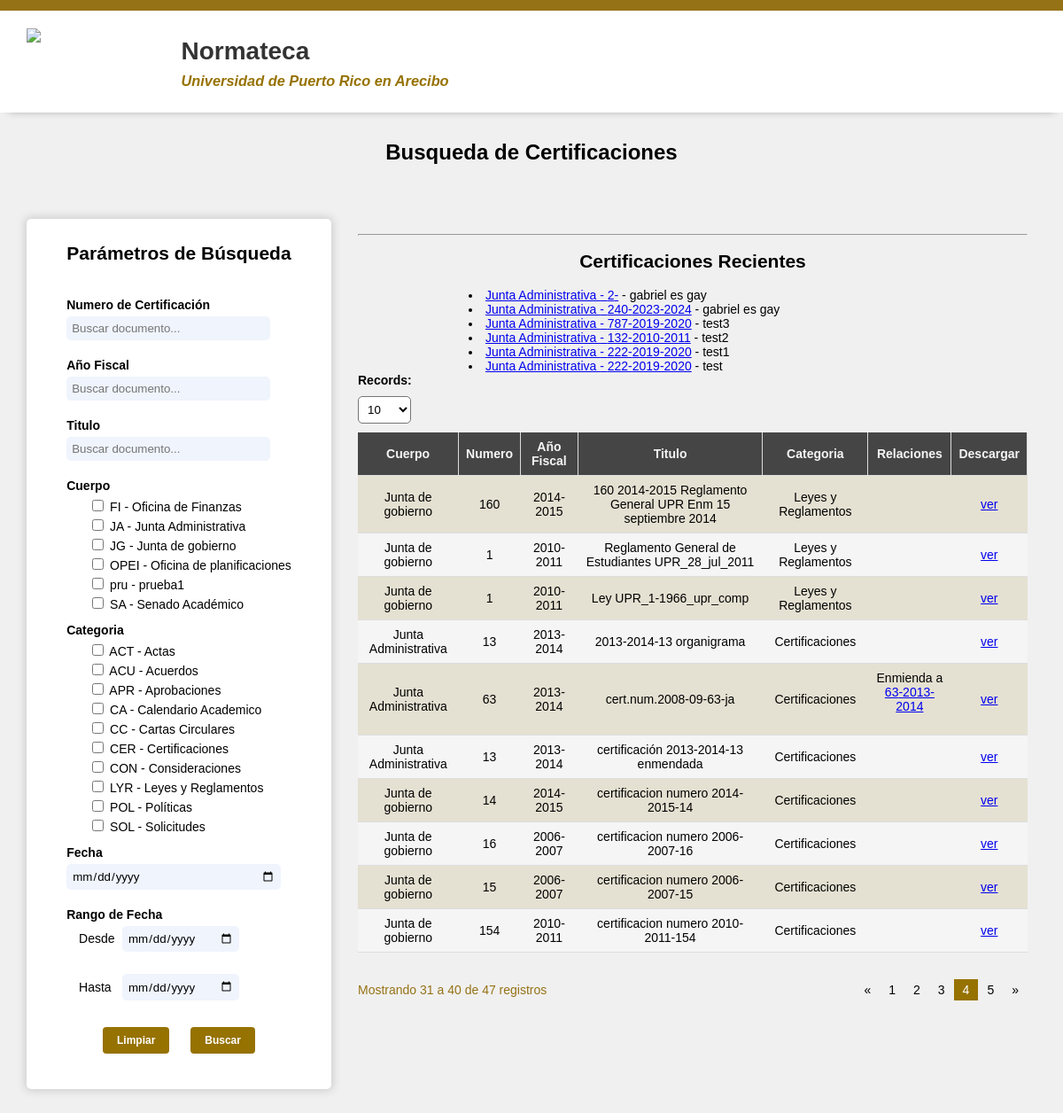
The app's page /views/search.php?pagina=4 with its own data.
### tables this page shows
CREATE TABLE `cuerpos` (
  `Cuerpo_abbr` varchar(4) NOT NULL,
  `Cuerpo_name` varchar(50) NOT NULL
);

CREATE TABLE `categories` (
  `Category_abbr` varchar(3) NOT NULL,
  `Category_name` varchar(25) NOT NULL,
  `Cuerpo` varchar(4) NOT NULL
);

CREATE TABLE `documentos` (
  `Document_id` int(5) NOT NULL,
  `Document_title` varchar(100) NOT NULL,
  `Cuerpo_abbr` varchar(4) NOT NULL,
  `Category_abbr` varchar(3) NOT NULL,
  `Certification_number` varchar(3) NOT NULL,
  `Fiscal_year` varchar(20) NOT NULL,
  `Document_lenguaje` varchar(3) NOT NULL,
  `Document_path` varchar(200) NOT NULL,
  `Date_created` timestamp NOT NULL DEFAULT current_timestamp() ON UPDATE current_timestamp(),
  `Document_state` tinyint(1) NOT NULL
);

### controllers/frontend/frontController.php (called while the page is built, shortened)
<?php
    include_once("../models/front/frontModel.php");
    function doc(){
        $model = new frontModel("localhost", "normateca", "root", "");
        $model->start_connection();
        $certificationNumber = $_SESSION['certificationNumber'];
        $fiscalYear = $_SESSION['fiscalYear'];
        $keyword = $_SESSION['keyword'];
        $documentTitle = $_SESSION['documentTitle'];
        $categoria = $_SESSION['categoria'];
        $cuerpo = $_SESSION['cuerpo'];
        $date_created = $_SESSION['dateCreated'];
        $desde = $_SESSION['desde'];
        $hasta = $_SESSION['hasta'];
        $paginaActual = $_SESSION['paginaActual'];
        $registros = $_SESSION['registros'];
        $inicio = ($paginaActual - 1) * $registros;
        $result = $model->get_documentos($certificationNumber, $fiscalYear, $keyword, $documentTitle,$cuerpo,$categoria,$date_created,$desde,$hasta,$paginaActual,$registros,$inicio);
        if ($result->num_rows > 0) {
            while ($row = $result->fetch_assoc()) {
                $ammended = $model->enmienda_documents($row['Document_id']);
            }
        } else {
            $cuerpos = array();
        }
        $result = $model->getCategorias();
        $result = $model->getCuerpos();
        $result = $model->recientes();
    }
?>

### models/front/frontModel.php (called while the page is built, shortened)
<?php
include_once("../db/db_info.php");
class frontModel extends DB
{
    public function get_documentos($certificationNumber, $fiscalYear, $keyword, $documentTitle,$cuerpo,$categoria,$date_created,$desde,$hasta,$paginaActual,$registros,$inicio){
        $query = "SELECT documentos.Document_id, documentos.Document_title, documentos.Fiscal_year, documentos.Certification_number, documentos.Document_path,
        cuerpos.Cuerpo_name, categories.Category_name
        FROM documentos
        JOIN cuerpos ON documentos.Cuerpo_abbr = cuerpos.Cuerpo_abbr
        JOIN categories ON documentos.Category_abbr = categories.Category_abbr
        WHERE  documentos.Document_state = 1";
        if ($inicio != '' AND $registros != '') {
            $query .= " LIMIT $inicio, $registros";
        }
        return $this->run_query($query);
    }
    public function recientes(){
        $query = "SELECT documentos.Document_title, documentos.Fiscal_year, documentos.Certification_number, cuerpos.Cuerpo_name, documentos.Document_path
        FROM documentos
        join cuerpos on documentos.Cuerpo_abbr = cuerpos.Cuerpo_abbr
        ORDER BY documentos.Document_id DESC
        LIMIT 6";
        return $this->run_query($query);
    }
    public function getCategorias(){
        $query = "SELECT categories.Category_abbr, categories.Category_name, cuerpos.Cuerpo_name, cuerpos.Cuerpo_abbr
        FROM categories
        JOIN cuerpos ON categories.Cuerpo = cuerpos.Cuerpo_abbr";
        return $this->run_query($query);
    }
    public function getCuerpos(){
        $query = "SELECT * FROM cuerpos";
        return $this->run_query($query);
    }
    public function enmienda_documents($documentId){
        $query = "SELECT documentos.Certification_number, documentos.Fiscal_year, documentos.Document_path
              FROM `enmienda`
              JOIN `documentos` ON `enmienda`.`Document_id` = `documentos`.`Document_id`
              WHERE `documentos`.`Document_id` = $documentId";
        return $this->run_query($query);
    }
}

### db/db_info.php (called while the page is built, shortened)
<?php
class DB
{
    private $servername;
    private $dbname;
    private $username;
    private $password;
    public $connection;
    public function __construct($servername, $dbname, $username, $password)
    {
        $this->servername = $servername;
        $this->dbname = $dbname;
        $this->username = $username;
        $this->password = $password;
    }
    public function start_connection()
    {
        $this->connection = new mysqli($this->servername, $this->username, $this->password, $this->dbname);
    }
    public function run_query($query)
    {
        return mysqli_query($this->connection, $query);
    }
}

### views/search.php (the view, shortened to what this page needs)
<?php
  include_once("../controllers/frontend/frontController.php");
  doc();
?>
<!DOCTYPE html>
<html>
  <head>
    <link rel="stylesheet" href="../assets/css/main.css" />
  </head>
  <body>
    <header>
      <img src="../assets/images/arecibo.png" />
      <div>
        <h1>Normateca</h1>
        <h3><i> Universidad de Puerto Rico en Arecibo </i></h3>
      </div>
    </header>
    <div class="titulo">
      <h2>Busqueda de Certificaciones</h2>
    </div>
    <main>
      <section>
        <div class="firstBox">
          <div>
            <h2>Parámetros de Búsqueda</h2>
            <form class="search" action="search.php" method="POST">
              <label for="certification_number">Numero de Certificación</label>
              <input type="search" id="certification_number" name="certification_number" placeholder="Buscar documento..." />
              <label for="Fiscal_year">Año Fiscal</label>
              <input type="search" id="Fiscal_year" name="Fiscal_year" placeholder="Buscar documento..." />
              <label for="Document_title">Titulo</label>
              <input type="search" id="Document_title" name="Document_title" placeholder="Buscar documento..." />
              <label>Cuerpo</label>
              <div class="filters">
                  <?php
                    if (isset($_SESSION['corps']) && !empty($_SESSION['corps'])) {
                        foreach ($_SESSION['corps'] as $corp) {
                            $checked = (isset($_POST['cuerpo']) && in_array($corp['corp_abbr'], $_POST['cuerpo'])) ? 'checked' : '';
                            echo '<input type="checkbox" id="' . $corp['corp_abbr'] . '" name="cuerpo[]" value="' . $corp['corp_abbr'] . '" ' . $checked . ' />';
                            echo '<label for="' . $corp['corp_abbr'] . '"> ' . $corp['corp_abbr'] . ' - ' . $corp['corp_name'] . ' </label><br />';
                        }
                    }else{
                      echo '<p>No hay cuerpos disponibles</p>';
                    }
                  ?>
              </div>
              <label>Categoria</label>
              <div class="filters">
                  <?php
                    if (isset($_SESSION['cats']) && !empty($_SESSION['cats'])) {
                        foreach ($_SESSION['cats'] as $cat) {
                            echo '<input type="checkbox" id="' . $cat['cat_abbr'] . '" name="categoria[]" value="' . $cat['cat_abbr'] . '" />';
                            echo '<label for="' . $cat['cat_abbr'] . '"> ' . $cat['cat_abbr'] . ' - ' . $cat['cat_name'] . '</label><br />';
                        }
                    }else{
                      echo '<p>No hay cuerpos disponibles</p>';
                    }
                  ?>
              </div>
              <label for="Date_created">Fecha</label>
              <input type="date" id="Date_created" name="Date_created" placeholder="Buscar documento..." />
              <label>Rango de Fecha</label>
              <div class="dates">
                <label for="desde">Desde</label>
                <input type="date" id="desde" name="desde" placeholder="Buscar documento..." />
                <br /><label for="hasta">Hasta</label>
                <input type="date" id="hasta" name="hasta" placeholder="Buscar documento..." />
              </div>
              <button type="button" onclick="Formulariolimpiar()">Limpiar</button>
              <button type="submit">Buscar</button>
            </form>
          </div>
        </div>
             <div class="lastBox">
               <div>
                <hr>
                 <h2>Certificaciones Recientes</h2>
                 <div class="recents">
                   <div class="JA">
                    <?php
                      if (isset($_SESSION['recientes']) && !empty($_SESSION['recientes'])) {
                        foreach ($_SESSION['recientes'] as $rec) {
                          echo '<tr>';
                          echo '<li><a href="'.$rec['path'].'" target="_blank">'.$rec['cuerpo'].' - '.$rec['number'].'-'.$rec['fiscal'].'</a> - '.$rec['title'].'</li>';
                          echo '</tr>';
                        }
                      }else{
                        echo '<p>No hay documentos disponibles</p>';
                      }
                    ?>
                   </div>
                 </div>
               </div>
               <div class="results">
                 <label for="records">Records:</label>
                 <form id="myForm" method="post" action="search.php">
                    <select id="records" name="records" onchange="updateRecords()">
                      <option value="10" <?php if ($_SESSION['registros'] == 10) echo 'selected'; ?>>10</option>
                    </select>
                  </form>
                  <table>
                    <thead>
                      <tr>
                        <th>Cuerpo</th>
                        <th>Numero</th>
                        <th>Año Fiscal</th>
                        <th>Titulo</th>
                        <th>Categoria</th>
                        <th>Relaciones</th>
                        <th>Descargar</th>
                      </tr>
                    </thead>
                    <tbody>
                    <?php
                      if (empty($_SESSION['doc'])) {
                        echo '<tr><td colspan="7">No documents available</td></tr>';
                      }else{
                        foreach ($_SESSION['doc'] as $doc) {
                          echo '<tr>';
                          echo '<td>'.$doc['cuerpo'].'</td>';
                          echo '<td>'.$doc['certi'].'</td>';
                          echo '<td>'.$doc['fiscal'].'</td>';
                          echo '<td>'.$doc['title'].'</td>';
                          echo '<td>'.$doc['categoria'].'</td>';
                          echo'<td>';
                          if (isset($doc['ammended']) && $doc['ammended'] != null) {
                            echo 'Enmienda a <br>';
                              foreach ($doc['ammended'] as $ammended_doc) {
                                  echo '<a class="black" href="' . $ammended_doc['Document_path'] . '" target="_blank">' . $ammended_doc['Certification_number'] . '-' . $ammended_doc['Fiscal_year'] . '</a><br>';
                              }
                              echo '<br>';
                          }
                          echo '</td>';
                          echo '<td><a href="' . $doc['path'] . '" target="_blank">ver</a></td>';
                        }
                      }
                    ?>
                    </tbody>
                  </table>
                  <?php
                    function generarPaginacion($current_page, $totalPaginas) {
                        $html = '';
                        if ($totalPaginas > 1) {
                            $html .= '<div class="pagination">';
                            if ($current_page > 1) {
                                $html .= '<a href="?pagina=1">&laquo;</a>';
                            }
                            $range = 3;
                            $start = max(1, $current_page - $range);
                            $end = min($totalPaginas, $current_page + $range);
                            for ($i = $start; $i <= $end; $i++) {
                                $class = ($i == $current_page) ? 'active' : '';
                                $html .= '<a href="?pagina=' . $i . '" class="' . $class . '">' . $i . '</a>';
                            }
                            if ($current_page < $totalPaginas) {
                                $html .= '<a href="?pagina=' . $totalPaginas . '">&raquo;</a>';
                            }
                            $html .= '</div>';
                        }
                        return $html;
                    }
                    $current_page = isset($_GET['pagina']) ? (int)$_GET['pagina'] : 1;
                    $registros_por_pagina = isset($_GET['registros']) ? (int)$_GET['registros'] : 10;
                    if (isset($_SESSION['paginas'])) {
                        foreach ($_SESSION['paginas'] as $pagina) {
                            $totalPaginas = $pagina['pag'];
                            $total = $pagina['total'];
                            $current_page = min($current_page, ceil($total / $registros_por_pagina));
                            $first = ($current_page - 1) * $registros_por_pagina + 1;
                            $last = min($current_page * $registros_por_pagina, $total);
                            echo '<div class="table-aditional">';
                            echo '<p>Mostrando ' . $first . ' a ' . $last . ' de ' . $total . ' registros</p>';
                            echo generarPaginacion($current_page, $totalPaginas);
                            echo '</div>';
                        }
                    }
                    ?>
          </div>
        </div>
      </section>
    </main>
  </body>
</html>

### records on screen
cuerpos: Cuerpo_abbr "OPEI", Cuerpo_name "Oficina de planificaciones"
cuerpos: Cuerpo_abbr "pru", Cuerpo_name "prueba1"
cuerpos: Cuerpo_abbr "SA", Cuerpo_name "Senado Académico"
categories: Category_abbr "ACT", Category_name "Actas"
categories: Category_abbr "ACU", Category_name "Acuerdos"
categories: Category_abbr "APR", Category_name "Aprobaciones"
categories: Category_abbr "CA", Category_name "Calendario Academico"
categories: Category_abbr "CC", Category_name "Cartas Circulares"
categories: Category_abbr "CER", Category_name "Certificaciones"
categories: Category_abbr "CON", Category_name "Consideraciones"
categories: Category_abbr "LYR", Category_name "Leyes y Reglamentos"
categories: Category_abbr "POL", Category_name "Políticas"
categories: Category_abbr "SOL", Category_name "Solicitudes"
documentos: cuerpos.Cuerpo_name "Junta Administrativa", Certification_number "2", Document_title "gabriel es gay"
documentos: cuerpos.Cuerpo_name "Junta Administrativa", Certification_number "240", Fiscal_year "2023-2024", Document_title "gabriel es gay"
documentos: cuerpos.Cuerpo_name "Junta Administrativa", Certification_number "787", Fiscal_year "2019-2020", Document_title "test3"
documentos: cuerpos.Cuerpo_name "Junta Administrativa", Certification_number "132", Fiscal_year "2010-2011", Document_title "test2"
documentos: cuerpos.Cuerpo_name "Junta Administrativa", Certification_number "222", Fiscal_year "2019-2020", Document_title "test1"
documentos: cuerpos.Cuerpo_name "Junta Administrativa", Certification_number "222", Fiscal_year "2019-2020", Document_title "test"
documentos: cuerpos.Cuerpo_name "Junta de gobierno", Certification_number "160", Fiscal_year "2014-2015", Document_title "160 2014-2015 Reglamento General UPR Enm 15 septiembre 2014", categories.Category_name "Leyes y Reglamentos"
documentos: cuerpos.Cuerpo_name "Junta de gobierno", Certification_number "1", Fiscal_year "2010-2011", Document_title "Reglamento General de Estudiantes UPR_28_jul_2011", categories.Category_name "Leyes y Reglamentos"
documentos: cuerpos.Cuerpo_name "Junta de gobierno", Certification_number "1", Fiscal_year "2010-2011", Document_title "Ley UPR_1-1966_upr_comp", categories.Category_name "Leyes y Reglamentos"
documentos: cuerpos.Cuerpo_name "Junta Administrativa", Certification_number "13", Fiscal_year "2013-2014", Document_title "2013-2014-13 organigrama", categories.Category_name "Certificaciones"
documentos: cuerpos.Cuerpo_name "Junta Administrativa", Certification_number "63", Fiscal_year "2013-2014", Document_title "cert.num.2008-09-63-ja", categories.Category_name "Certificaciones"
documentos: cuerpos.Cuerpo_name "Junta Administrativa", Certification_number "13", Fiscal_year "2013-2014", Document_title "certificación 2013-2014-13 enmendada", categories.Category_name "Certificaciones"
documentos: cuerpos.Cuerpo_name "Junta de gobierno", Certification_number "14", Fiscal_year "2014-2015", Document_title "certificacion numero 2014-2015-14", categories.Category_name "Certificaciones"
documentos: cuerpos.Cuerpo_name "Junta de gobierno", Certification_number "16", Fiscal_year "2006-2007", Document_title "certificacion numero 2006-2007-16", categories.Category_name "Certificaciones"
documentos: cuerpos.Cuerpo_name "Junta de gobierno", Certification_number "15", Fiscal_year "2006-2007", Document_title "certificacion numero 2006-2007-15", categories.Category_name "Certificaciones"
documentos: cuerpos.Cuerpo_name "Junta de gobierno", Certification_number "154", Fiscal_year "2010-2011", Document_title "certificacion numero 2010-2011-154", categories.Category_name "Certificaciones"

### other values on screen
$corp['corp_abbr'] "FI"
$corp['corp_name'] "Oficina de Finanzas"
$corp['corp_abbr'] "JA"
$corp['corp_name'] "Junta Administrativa"
$corp['corp_abbr'] "JG"
$corp['corp_name'] "Junta de gobierno"
$first "31"
$last "40"
$total "47"
